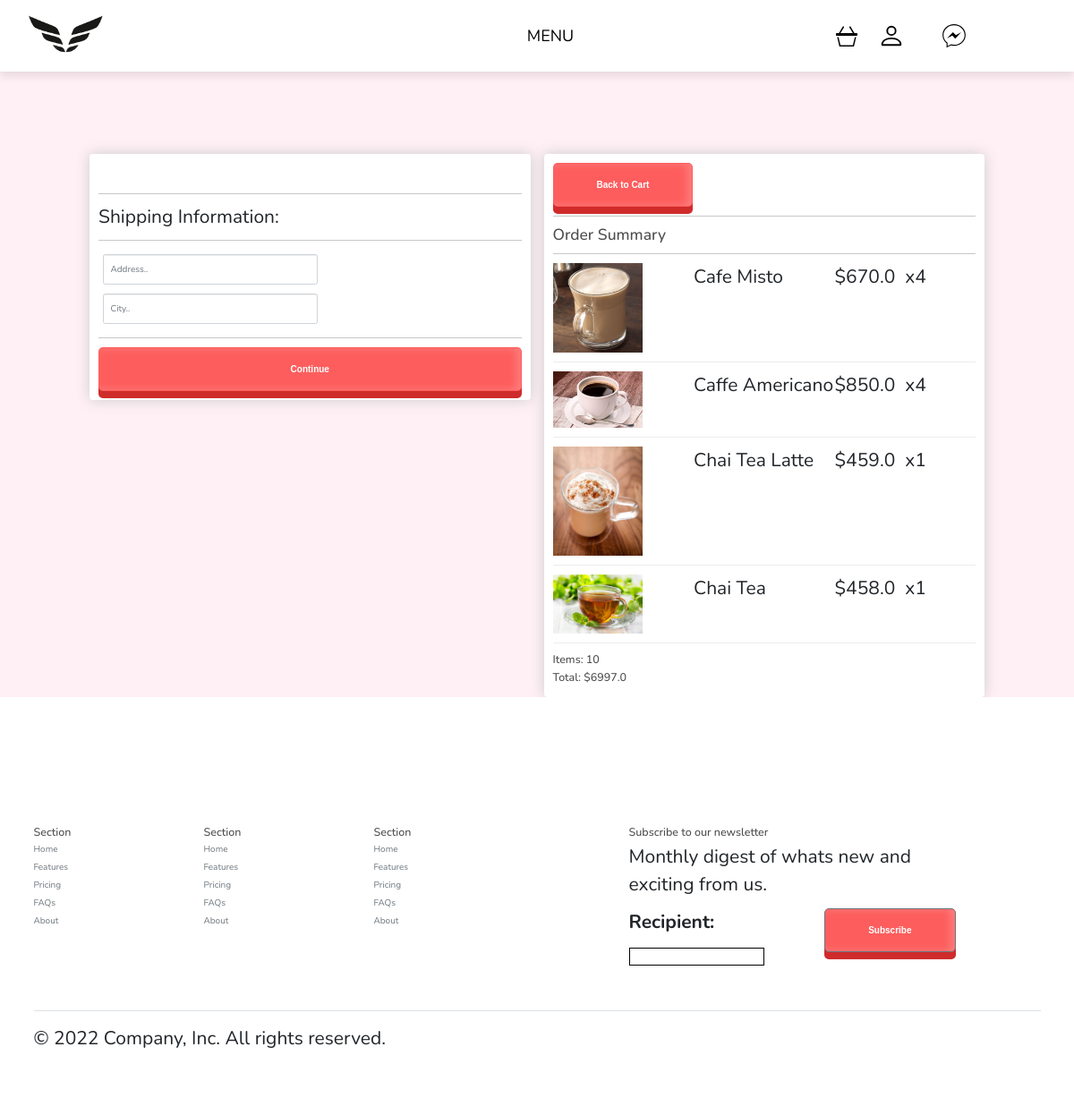
Screenshot of /checkout/ (signed in) with the database file from the repository.
### shop/models.py (models this page shows, shortened)
class OrderItem(models.Model):
    product = models.ForeignKey(Product,on_delete=models.SET_NULL,null=True)
    order = models.ForeignKey(Order, on_delete=models.SET_NULL, null=True)
    quantity = models.IntegerField(default=0,null=True,blank=True)
    date_added = models.DateTimeField(auto_now_add=True)
    @property
    def get_total(self):
        total = self.product.price * self.quantity
        return total

class Product(models.Model):
    category = models.ForeignKey(Category,on_delete=models.CASCADE,null=True)
    name = models.CharField(max_length=200, null=True)
    price = models.FloatField()
    image = models.ImageField(null=True,blank=True)
    slug = models.SlugField(max_length=200,unique=True,null=True)
    description = models.TextField(blank=True)
    @property
    def imageURL(self):
        try:
            url = self.image.url
        except:
            url = ''
        return url

class Order(models.Model):
    customer = models.ForeignKey(Customer, on_delete=models.SET_NULL, null=True, blank=True)
    date_ordered = models.DateTimeField(auto_now_add=True)
    complete = models.BooleanField(default=False)
    order_id = models.CharField(max_length=100, null=True)
    @property
    def get_cart_total(self):
        orderitems = self.orderitem_set.all()
        total = sum([item.get_total for item in orderitems])
        return total
    @property
    def get_cart_items(self):
        orderitems = self.orderitem_set.all()
        total = sum([item.quantity for item in orderitems])
        return total

### shop/views.py (the view)
# urls.py: path('checkout/', views.checkout,name="checkout"),
@csrf_exempt
def checkout(request):
    data = cartData(request)
    order = data['order']
    items = data['items']
    form = sendEmail(request)
    context = {
        'form':form,
        'title': 'Checkout',
        'items':items,
        'order': order
    }
    return render(request, 'shop/checkout.html', context )

### shop/forms.py
class EmailForm(forms.Form):
    recipient = forms.EmailField()

### shop/utils.py (called while the page is built)
def cartData(request):
    if request.user.is_authenticated:
        customer = request.user.customer
        order, created = Order.objects.get_or_create(customer=customer, complete= False)
        items = order.orderitem_set.all()
        cartItems = order.get_cart_items
    else:
        cookieData = cookieCart(request)
        cartItems = cookieData['cartItems']
        order = cookieData['order']
        items = cookieData['items']
    return {'cartItems':cartItems,'order':order,'items':items}

def sendEmail(request,message = 'Thank you!'):
    form = EmailForm()
    message = message
    if request.method == 'POST':
        form = EmailForm(request.POST)
        if form.is_valid():
            cd = form.cleaned_data
            subject = "Subscribing to our news"
            message = message
            send_mail(subject, message,
                      settings.DEFAULT_FROM_EMAIL, [cd['recipient']])
    else:
          form = EmailForm()
    return form

### shop/templates/shop/checkout.html (shortened to what this page needs)
{% extends 'shop/main.html' %}
{% load static %}
{% block content %}
<div class="row">
    <div class="col-lg-6">
        <div class="box-element" id="form-wrapper">
            <form id="form">
                <div id="shipping-info">
                    <hr>
                    <p>Shipping Information:</p>
                    <hr>
                    <div class="form-field">
                        <input class="form-control" type="text" name="address" placeholder="Address..">
                    </div>
                    <div class="form-field">
                        <input class="form-control" type="text" name="city" placeholder="City..">
                    </div>
                </div>
                <hr>
                <input id="form-button"  class="btn btn-block" type="submit" value="Continue">
            </form>
        </div>
        <br>
    </div>
    <div class="col-lg-6">
        <div class="box-element">
            <a   class="btn"  href="{% url 'shops:cart' %}">Back to Cart</a>
            <hr>
            <h3>Order Summary</h3>
            <hr>
            {% for item in items %}
            <div class="cart-row">
                <div style="flex:2"><img class="row-image" src="{{item.product.imageURL}}"></div>
                <div style="flex:2"><p>{{item.product.name}}</p></div>
                <div style="flex:1"><p>${{item.product.price}}</p></div>
                <div style="flex:1"><p>x{{item.quantity}}</p></div>
            </div>
            {% endfor %}
            <h5>Items:   {{order.get_cart_items}}</h5>
            <h5>Total:   ${{order.get_cart_total}}</h5>
        </div>
    </div>
</div>
{% endblock %}

### shop/static/css/main.css (style rules this page uses)
* { font-family: 'Nunito', sans-serif; margin:0; padding:0; box-sizing: border-box; outline: none; border:none; text-decoration: none; transition: .2s linear; }
:root { --red: #e74c3c; --black: #333; --white: #fff; --light-bg: #f5f5f5; --light-color: #666; --border: .1rem solid var(--light-color); --box-shadow: 0 .5rem 1rem rgba(0,0,0,.1); }
body { background-color: hsl(0, 0%, 98%); }
h1,h2,h3,h4,h5,h6 { color:hsl(0, 0%, 30%); }
.box-element { box-shadow:hsl(0, 0%, 80%) 0 0 16px; background-color: #fff; border-radius: 4px; padding: 10px; }
.col-lg-4, .col-lg-6, .col-lg-8, .col-lg-12 { margin-top: 10px; }
.btn { border-radius: 0; }
.row-image { width: 100px; }
.form-field { width:250px; display: inline-block; padding: 5px; }
.cart-row { display: flex; align-items: flex-stretch; padding-bottom: 10px; margin-bottom: 10px; border-bottom: 1px solid #ececec; }
.row { --bs-gutter-x: 1.5rem; --bs-gutter-y: 0; display: flex; flex-wrap: wrap; margin-top: calc(-1 * var(--bs-gutter-y)); margin-right: calc(-.5 * var(--bs-gutter-x)); margin-left: calc(-.5 * var(--bs-gutter-x)); }
.d-flex p input { border: black 1px solid; }

### shop/templates/shop/checkout.html (style rules this page uses)
.btn { display: inline-block; background-color: #fd5d5d; padding: 16px 48px; text-decoration: none; font-family: Helvetica; font-weight: bold; color: #fff; border-radius: 5px; box-shadow: 0 8px 0 #cf2b2b, inset -5px 0 10px rgba(255, 255, 255, 0.2); transition: all 0.3s; }
.row { padding-top: 10%; }
#form { padding-top: 5%; }
p { font-size: 21px; }
input { font-size: 12px; }

### rows the page displays
OrderItem: product.imageURL (picture), product.name "Cafe Misto", product.price "670.0", quantity "4"
OrderItem: product.imageURL (picture), product.name "Caffe Americano", product.price "850.0", quantity "4"
OrderItem: product.imageURL (picture), product.name "Chai Tea Latte", product.price "459.0", quantity "1"
OrderItem: product.imageURL (picture), product.name "Chai Tea", product.price "458.0", quantity "1"
Order: get_cart_items "10", get_cart_total "6997.0"
